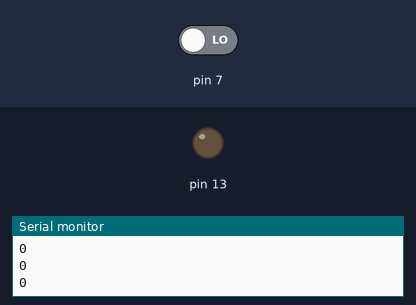
A sketch run on a simulated Arduino Uno, built with avr-gcc and run on an emulated ATmega328P. Parts: output pins drawn as LEDs (lit = HIGH), the last lines printed to the serial monitor. The inputs (shaded band) are chosen by the test bench; at power-on: pin 7 LOW.

Above: at 1.2 s.
1.3 s: pin 7 driven HIGH
At 1.8 s:
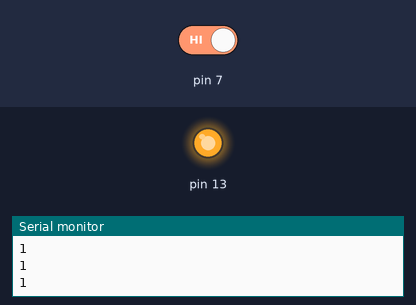
2.8 s: pin 7 driven LOW
At 4.2 s:
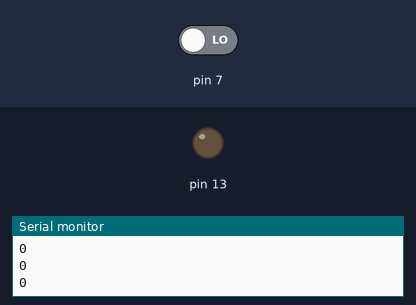
Timing chart, 0 to 5.8 s (numbered marks = the images above; inputs shaded):
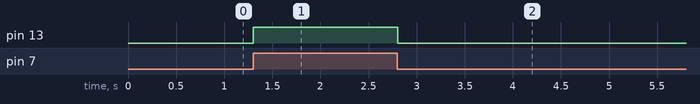

The sketch:

Sensor_PIR_test.ino
```cpp
void setup() {
  Serial.begin(9600);
  pinMode(7,INPUT);
  pinMode(13,OUTPUT);
}

void loop() {
  int value = digitalRead(7);
  if (value == 1){
    digitalWrite(13,HIGH);
  }else{
    digitalWrite(13,LOW);
  }
  Serial.println(value);
  delay(100);
}
```

Measured:
- after the input at 1.3 s, pin 13: LOW → HIGH at once
- after the input at 2.8 s, pin 13: HIGH → LOW at once
